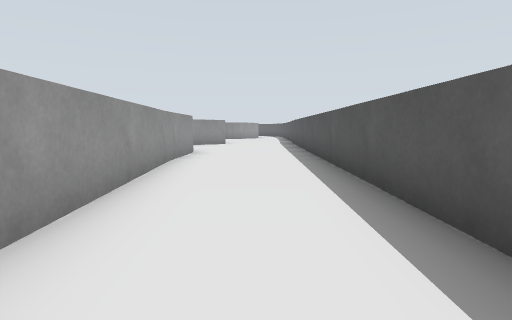
[1] (above)

16 first-person views from a walk through a world built for the Gazebo simulator. The camera is 0.67 m above the floor, tilts 6° down and sees 80° across. The floor is counted in squares, 1 m on a side. Each view is taken from the middle of a square. On the plan, view 1 faces up. The plan holds only what a view shows up to about 10 squares ahead; the rest is blank. The place goes on beyond the plan.

[2]
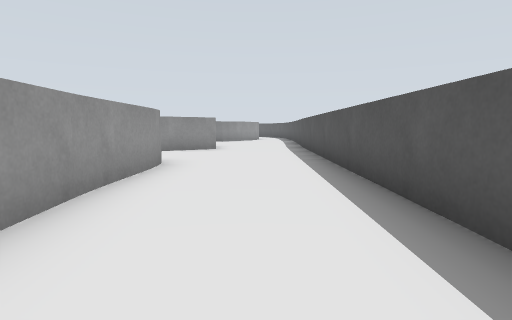

[3]
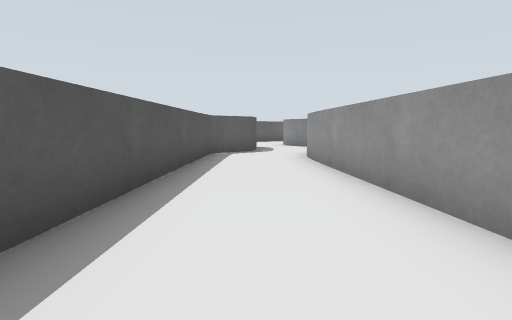

[4]
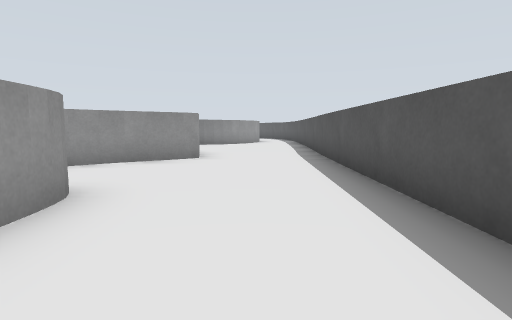

[5]
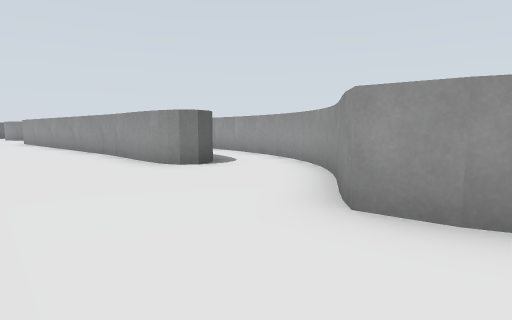

[6]
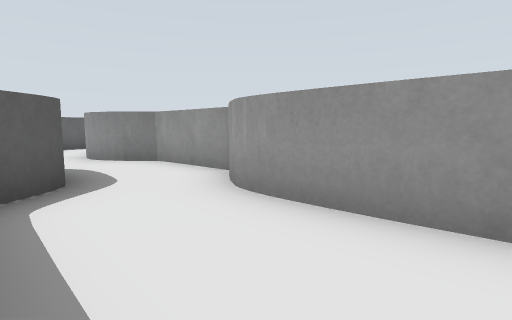

[7]
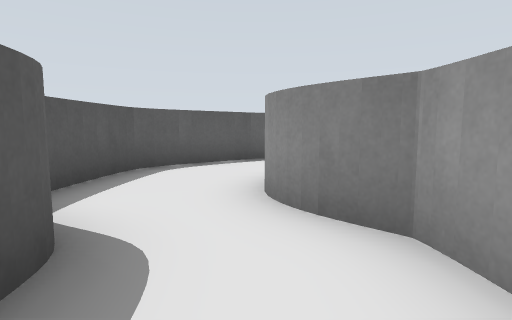

[8]
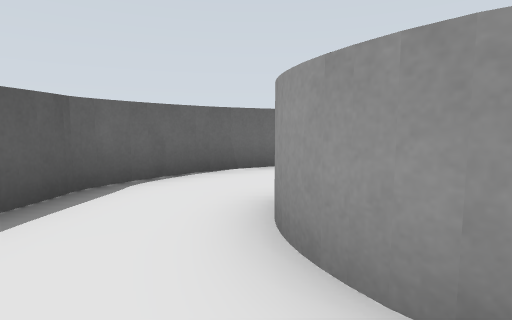

[9]
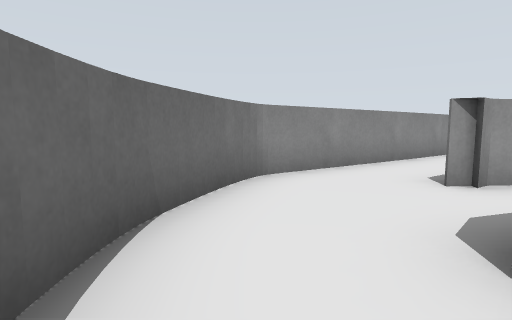

[10]
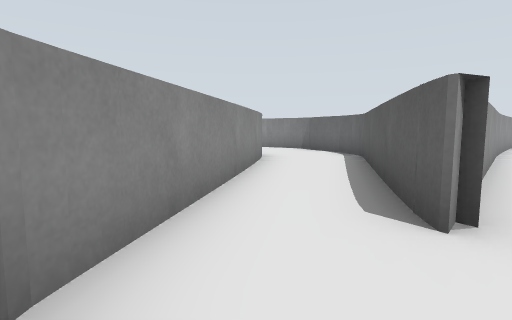

[11]
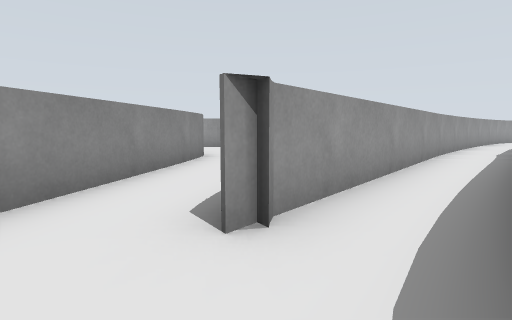

[12]
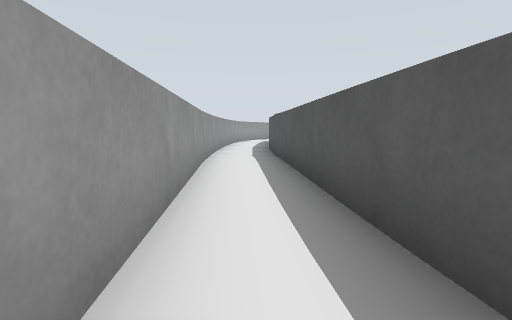

[13]
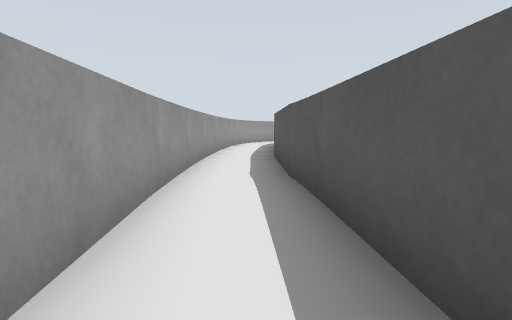

[14]
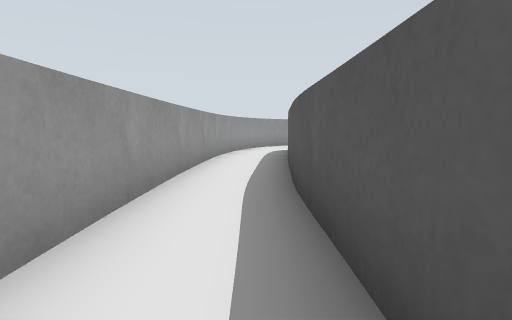

[15]
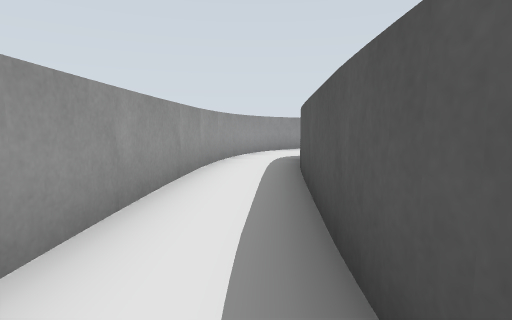

[16]
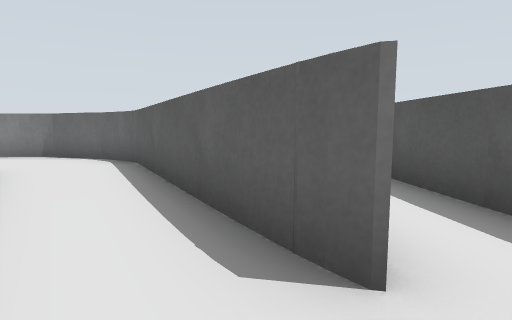

### Floor plan
Points are (right, up) in squares from view 1. A wall is a line through its corners. A room is listed if a view was taken in it or the views show most of it. See-through windows are left out.
Room 1 (views 1, 2, 3, 4, 5, 6, 7)
walls: (-1.8, 6.6) (-1.1, -2); (-2.6, 9.2) (-2.2, 9.3) (-1.8, 9) (-1.7, 6.4); (-3.9, 10.5) (-4.3, 9.8); (-3.6, 11) (-4, 10.4); (-3.2, 11.4) (-3.7, 10.9); (-2.9, 11.7) (-3.3, 11.3); (-1.4, 13.6) (-1.3, 12.9) (-3, 11.6); (-1.3, -2.6) (-1.5, -3); (-1.5, -2.9) (-1.8, -3.3); (0.3, -3.7) (1.2, -3.1) (1.6, 14.5); (0.2, -3.9) (1, -3.1); (-2.2, -3.7) (-2, -5.6)
ways out: opening at (-1, -5) to room 2
Room 2 (views 8, 9, 11)
walls: (-1.2, -7.7) (-1.4, -8.2); (-1.1, -7.3) (-1.2, -7.8); (1.1, -8.2) (1.1, -7.1); (1, -8.8) (1.1, -8); (-2, -5.8) (-1.5, -6.3); (-2, -5.6) (-1.3, -6.5); (-1.1, -10.7) (0.4, -9.6); (-1.4, -10.8) (-0.9, -10.6); (-2, -10.8) (-1, -10.7) (0.7, -9.1); (-2.7, -10.9) (-1.8, -10.8); (-3.1, -10.8) (-2.5, -10.9); (-3.9, -10.6) (-2.9, -10.8)
ways out: opening at (-1, -5) to room 1; opening at (-2.5, -9.5) to room 3
Room 3 (views 10, 12, 13, 14, 15, 16)
walls: (-5.3, 2.1) (-4.5, -7.9) (-4.9, -7.2); (-3.6, 3.4) (-3.2, 7.7); (-3.1, -6.8) (-3.7, 3.5); (-4.6, -7.2) (-4.3, -7.6); (-6.1, -8.8) (-5.3, -10) (-4.6, -10.3); (-5.1, 7.3) (-5.2, 1.9); (-4.7, -10.3) (-3.8, -10.6); (-4.8, 8.3) (-4.9, 7.2); (-4.5, 9.1) (-4.8, 8.2); (-4.3, 9.9) (-4.6, 9.1)
ways out: opening at (-2.5, -9.5) to room 2; opening at (-6, -8) to room 4
Room 4 (no view inside)
walls: (-8.2, -5.8) (-6.1, -8.8); (-4.8, -7.4) (-6.7, -4.3)
ways out: opening at (-6, -8) to room 3; opening at (-8, -5)

Positions as (right, up) in squares from view 1, and headings:
1: (0, 0), facing up
2: (0, 3), facing up
3: (0, 5), facing down
4: (0, 6), facing up
5: (1, 14), facing down-left
6: (1, 0), facing down-left
7: (-1, -4), facing down
8: (0, -7), facing down-left
9: (-1, -10), facing left
10: (-4, -10), facing up-left
11: (-3, -9), facing up-left
12: (-4, -7), facing up
13: (-4, -4), facing up
14: (-4, 0), facing up
15: (-4, 2), facing up
16: (-5, -9), facing up
